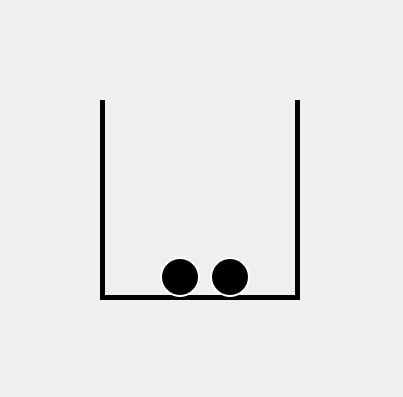
<?xml version="1.0" encoding="UTF-8"?>
<ui version="4.0">
 <class>Form</class>
 <widget class="QWidget" name="Form">
  <property name="geometry">
   <rect>
    <x>0</x>
    <y>0</y>
    <width>403</width>
    <height>397</height>
   </rect>
  </property>
  <property name="styleSheet">
   <string notr="true"/>
  </property>
  <widget class="QWidget" name="urnContainer" native="true">
   <property name="geometry">
    <rect>
     <x>100</x>
     <y>100</y>
     <width>200</width>
     <height>200</height>
    </rect>
   </property>
   <property name="styleSheet">
    <string notr="true">border-style: solid;
border-width: 0px 5px 5px 5px; /* top right bottom left */
border-color: black;</string>
   </property>
   <widget class="QLabel" name="ballLabel0">
    <property name="geometry">
     <rect>
      <x>110</x>
      <y>157</y>
      <width>40</width>
      <height>40</height>
     </rect>
    </property>
    <property name="styleSheet">
     <string notr="true">background-color: black; border-radius: 20px; border: 1.5px solid white;</string>
    </property>
   </widget>
   <widget class="QLabel" name="ballLabel1">
    <property name="geometry">
     <rect>
      <x>60</x>
      <y>157</y>
      <width>40</width>
      <height>40</height>
     </rect>
    </property>
    <property name="styleSheet">
     <string notr="true">background-color: black; border-radius: 20px; border: 1.5px solid white;</string>
    </property>
   </widget>
  </widget>
 </widget>
 <resources/>
 <connections/>
</ui>
